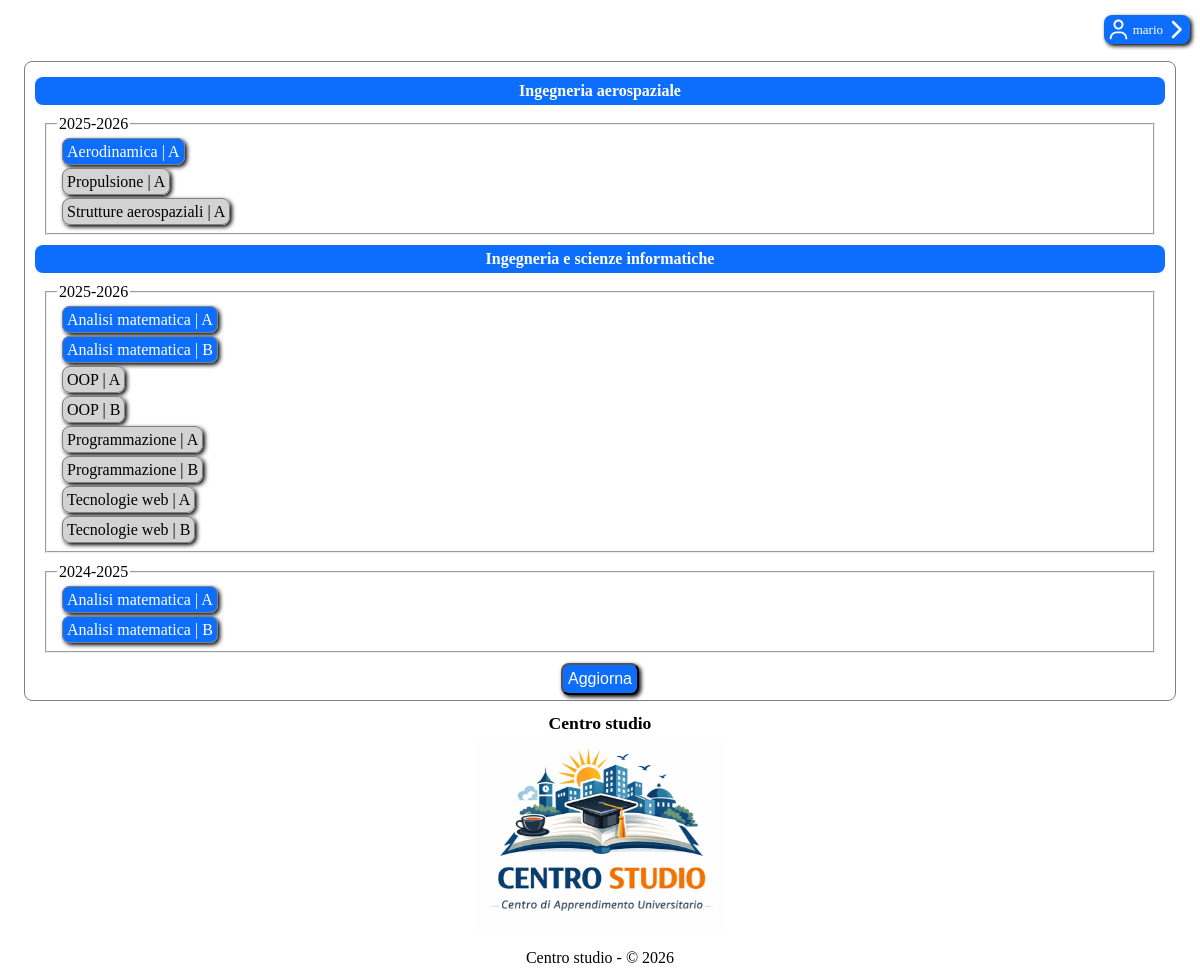
Screenshot of /classes.php (signed in) with the database file from the repository.
### tables this page shows
CREATE TABLE `classi` (
  `id` int(11) NOT NULL AUTO_INCREMENT,
  `corso_id` int(11) NOT NULL,
  `anno_accademico` varchar(255) NOT NULL,
  `nome` varchar(255) NOT NULL,
  `sezione` varchar(255) NOT NULL,
  `professore` varchar(255) NOT NULL,
  `assistente` varchar(255) DEFAULT NULL,
  PRIMARY KEY (`id`),
  UNIQUE KEY `IDCLASSI` (`corso_id`,`anno_accademico`,`nome`,`sezione`),
  KEY `FKrefers` (`anno_accademico`),
  KEY `FKcorso` (`corso_id`),
  KEY `FKassistente_idx` (`assistente`),
  KEY `FKprofessore_idx` (`professore`),
  CONSTRAINT `FKassistente` FOREIGN KEY (`assistente`) REFERENCES `assistenti` (`email`),
  CONSTRAINT `FKprofessore` FOREIGN KEY (`professore`) REFERENCES `professori` (`email`),
  CONSTRAINT `FKrefers` FOREIGN KEY (`anno_accademico`) REFERENCES `anni_accademici` (`anno`),
  CONSTRAINT `FKrelated` FOREIGN KEY (`corso_id`) REFERENCES `corsi` (`id`)
);

### classes.php (called while the page is built, shortened)
<?php
require_once "utils/bootstrap.php";
if (isAdmin()) {
    $userClasses = [];
} else {
        $userClasses = array_column(
        $dbh->getUserClassesByEmail($_SESSION["email"]),
        "classe_id"
    );
}
$courses = [];
foreach ($dbh->getAllCourses(isAdmin() ? 0 : $_SESSION["email"]) as $corso) {
    $ris = $dbh->getClassesByCourseID($corso["corso_id"]);
    $temporaneo = [];
    foreach ($ris as $elemento) {
        if (in_array($elemento["id"], $userClasses)) {
            $elemento["checked"] = true;
        } else {
            $elemento["checked"] = false;
        }
    $temporaneo[$elemento["anno_accademico"]][] = $elemento;
    }
    $courses[$corso["corso_nome"]] = $temporaneo;
}
    $templateParams["title"] = "Centro studio - Classi";
$templateParams["main"] = "template/classes.php";
$templateParams["css"] = ["css/classes.css"];
require "template/skeleton.php";
?>

### utils/functions.php (called while the page is built, shortened)
<?php
function isUserLoggedIn(){
    return !empty($_SESSION['email']);
}
function isAdmin(){
    return isset($_SESSION["amministratore"]) && $_SESSION["amministratore"] === true;
}
?>

### utils/bootstrap.php (called while the page is built, shortened)
<?php
require_once(__DIR__."/functions.php");
require_once(__DIR__."/../db/db.php");
$dbHost = getenv('DB_HOST') ?: 'localhost';
$dbUser = getenv('DB_USER') ?: 'root';
$dbPass = getenv('DB_PASS') ?: '';
$dbName = getenv('DB_NAME') ?: 'centrostudio';
$dbPort = getenv('DB_PORT') ?: 3306;
$dbh = new DatabaseHelper($dbHost, $dbUser, $dbPass, $dbName, $dbPort);
?>

### db/db.php (called while the page is built, shortened)
<?php
class DatabaseHelper{
    private $db;
    public function __construct($servername, $username, $password, $dbname, $port){
        $this->db = new mysqli($servername, $username, $password, $dbname, $port);
    }
    public function getAllCourses($email=0){
        if($email!=0){
            $query = "SELECT corsi_dei_clienti.corso_id AS corso_id, corsi.nome AS corso_nome FROM corsi, corsi_dei_clienti WHERE corsi_dei_clienti.email = ? AND corsi_dei_clienti.corso_id = corsi.id ORDER BY corso_nome ASC";
            $stmt = $this->db->prepare($query);
            $stmt->bind_param('s', $email);
            $stmt->execute();
            $risultato = $stmt->get_result();
        } else {
            $query = "SELECT id AS corso_id, nome AS corso_nome FROM corsi ORDER BY corso_nome ASC";
            $stmt = $this->db->prepare($query);
            $stmt->execute();
            $risultato = $stmt->get_result();
        }
        return $risultato->fetch_all(MYSQLI_ASSOC);
    }
    public function getClassesByCourseID(int $course_id, string $year = null): array {
    $query = "SELECT id, nome, sezione, anno_accademico, professore, assistente, corso_id FROM classi WHERE corso_id = ?";
        $stmt = $this->db->prepare($query);
        if ($year != null) {
            $stmt->bind_param('is', $course_id, $year);
        } else {
            $stmt->bind_param('i', $course_id);
        }
        $stmt->execute();
        $risultato = $stmt->get_result();
        return $risultato->fetch_all(MYSQLI_ASSOC);
    }
}
?>

### template/classes.php (the view, shortened to what this page needs)
<?php
$courses = isset($courses) && is_array($courses) ? $courses : [];
?>
        <form action="<?php echo isAdmin() ? "#" : "classes.php"; ?>" method="POST">
            <?php foreach($courses as $corso => $years): ?>
                <h2><?php echo htmlspecialchars($corso); ?></h2>
                <?php krsort($years); foreach($years as $year => $classes): ?>
                <fieldset>
                    <legend><?php echo htmlspecialchars($year); ?></legend>
                    <ul>
                    <?php foreach($classes as $classe):
                        $classe = is_array($classe) ? $classe : [];
                        $cid = isset($classe["id"]) ? $classe["id"] : '';
                        $cnome = isset($classe["nome"]) ? $classe["nome"] : '';
                        $csezione = isset($classe["sezione"]) ? $classe["sezione"] : '';
                    ?>
                    <li>
                        <label <?php if (!isAdmin()) echo "for=\"classe_" . htmlspecialchars($cid) . "\""; ?>>
                                <?php if (isAdmin()): ?>
                                    <a href="class.php?classe_id=<?php echo urlencode($cid);
                                    ?>"><?php echo htmlspecialchars($cnome); ?> | <?php echo htmlspecialchars($csezione); ?></a>
                            <?php else: ?>
                                ?> /><?php
                                echo htmlspecialchars($cnome); ?> | <?php echo htmlspecialchars($csezione);
                            endif; ?>
                        </label>
                    </li>
                    <?php endforeach; ?>
                    </ul>
                </fieldset>
                <?php endforeach; ?>
            <?php endforeach; ?>
            <?php if (!isAdmin() && count($courses) > 0): ?>
            <div>
                <input type="submit" name="submit" value="Aggiorna" />
            </div>
            <?php endif; ?>
        </form>

### template/skeleton.php (shortened to what this page needs)
<!DOCTYPE html>
<html lang="it">
<head>
    <link rel="stylesheet" type="text/css" href="./css/common.css" />
    <?php
    if (isset($templateParams["css"])):
        foreach($templateParams["css"] as $foglioStile):
    ?>
    <link rel="stylesheet" type="text/css" href="<?php echo $foglioStile; ?>" />
    <?php
        endforeach;
    endif;
    ?>
</head>
<?php
$bodyClass = '';
$hideBrand = false;
?>
<body<?php echo $bodyClass; ?>>
    <header>
        <nav>
            <ul>
                <li hidden><a href="help.php">Guida</a></li><?php
                    if (!isUserLoggedIn()):
                ?><li><a href="login.php">Accedi</a></li><li class="brand-button"><a class="brand-text" href="register.php">Registrati</a></li><?php
                    else:
                        if (isAdmin()):
                ?><li class="brand-button"><a href="admin.php" class="brand-text"><?php
                            $img_src = isset($_SESSION["img_profilo"]) && !empty($_SESSION["img_profilo"]) ? "uploads/media/" . $_SESSION["img_profilo"] : "uploads/static/icons/user.svg";
                            echo '<img src="' . htmlspecialchars($img_src, ENT_QUOTES) . '" alt="Foto profilo utente" />' . htmlspecialchars($_SESSION["nome_utente"]);
                        ?></a></li>
                            <li><a class="logout-text" href="logout.php">Esci<img src="./uploads/static/icons/arrow-right-from-bracket.svg" alt="Icona esci" /></a></li><?php
                        elseif(!isset($templateParams["in_user_page"]) || !$templateParams["in_user_page"]):
                ?><li class="brand-button"><p class="brand-text"><?php
                        $img_src = isset($_SESSION["img_profilo"]) && !empty($_SESSION["img_profilo"]) ? "uploads/media/" . $_SESSION["img_profilo"] : "uploads/static/icons/user.svg";
                        echo '<img src="' . htmlspecialchars($img_src, ENT_QUOTES) . '" alt="Foto profilo utente" />' . htmlspecialchars($_SESSION["nome_utente"]) . '<img src="./uploads/static/icons/chevron-right.svg" alt="Icona menu" />';
                        ?></p></li><?php
                        else:
                ?><li><a class="logout-text" href="logout.php">Esci<img src="./uploads/static/icons/arrow-right-from-bracket.svg" alt="Icona esci" /></a></li><?php
                        endif;
                    endif;
                ?>
            </ul>
        </nav>
    </header>
    <main>
        <?php
        if (isset($templateParams["main"])) {
            require($templateParams["main"]);
        }
        ?>
    </main>
    <?php if (!$hideBrand): ?>
    <footer>
    <a class="brand-link" href="index.php">
        <h1 class="brand-title">Centro studio</h1>
        <img class="brand-logo" src="./uploads/static/centro-studio.png" alt="Centro studio logo" />
    </a>
    <p>Centro studio - &copy; 2026</p>
    </footer>
    <?php endif; ?>
</body>
</html>

### css/common.css (style rules this page uses)
:root { --primary-bg: white; --secondary-bg: lightgray; --primary-fg: black; --brand-bg: #0d6efd; --brand-bg-hover: #0b5ed7; --brand-fg: white; --border: gray; --logout-fg: red; }
body, header, h1, ul { margin: 0; padding: 0; }
body { display: flex; flex-direction: column; min-height: 100vh; background-color: var(--secondary-bg); }
body > header, body > footer { background-color: var(--primary-bg); }
body > header { position: sticky; top: 0; z-index: 1; display: flex; padding: 10px 10px; }
body > header > nav { align-items: center; justify-content: flex-end; display: flex; width: 100%; padding: 5px 0; position: relative; }
body > header > nav > ul { list-style: none; gap: 4px; height: 100%; }
body > header > nav > ul { display: inline-flex; }
body > header > nav > ul li { border: 1px solid var(--border); border-radius: 8px; box-shadow: 2px 2px 4px; }
body > header > nav ul li a, body > header > nav ul li p { align-items: center; display: inline-flex; text-decoration: none; color: var(--primary-fg); height: 100%; width: 100%; padding: 0 2px; font-size: small; margin: 0; }
body > header > nav ul li img { width: 25px; border-radius: 8px; }
body > header > nav ul li img:first-child { margin-right: 2px; }
.brand-button { background: var(--brand-bg); border: 0; }
.brand-text { color: var(--brand-fg); }
body > main { background-color: var(--primary-bg); flex: 1; }
body > footer { text-align: center; width: 100%; }
.brand-link { display: inline-block; text-decoration: none; color: inherit; }
.brand-title { margin: 10px 0 6px 0; font-size: 1.1rem; text-decoration: underline; }
.brand-logo { display: block; max-width: 420px; width: 60%; height: auto; margin: 0 auto 8px auto; }
.brand-link { display: inline-block; text-decoration: none; color: inherit; transition: transform 220ms ease; }
.brand-title { margin: 10px 0 6px 0; font-size: 1.1rem; text-decoration: none; text-decoration-thickness: 2px; transition: transform 220ms ease, color 220ms ease, text-decoration-color 220ms ease; will-change: transform; }
.brand-logo { transition: transform 220ms ease, filter 220ms ease; will-change: transform; }
body > footer > p { margin: 10px 0; }

### css/classes.css (style rules this page uses)
form { margin: 2px 2%; border: 1px solid var(--border); border-radius: 8px; padding: 5px 10px; }
form h2 { border-radius: 8px; background: var(--brand-bg); color: var(--brand-fg); margin: 10px 0; padding: 5px 0; text-align: center; font-size: medium; }
form fieldset { margin: 0 10px 10px 10px; padding: 5px 10px; }
form fieldset ul { list-style: none; }
form fieldset ul li { padding: 5px; margin-bottom: 2px; }
form fieldset ul li label { padding: 4px; border: 1px solid var(--border); border-radius: 8px; background: var(--secondary-bg); box-shadow: 2px 2px 4px black; user-select: none; }
form fieldset ul li label:has(input:checked) { background: var(--brand-bg); color: var(--brand-fg); }
form div { position: sticky; bottom: 25px; right: 25px; z-index: 1; display: flex; justify-content: center; }
form div input { padding: 5px; background: var(--brand-bg); color: var(--brand-fg); border-radius: 8px; font-size: medium; box-shadow: 2px 2px 4px black; }

### rows the page displays
classi: nome "Aerodinamica", sezione "A"
classi: nome "Propulsione", sezione "A"
classi: nome "Strutture aerospaziali", sezione "A"
classi: nome "Analisi matematica", sezione "B"
classi: nome "OOP", sezione "A"
classi: nome "OOP", sezione "B"
classi: nome "Programmazione", sezione "A"
classi: nome "Programmazione", sezione "B"
classi: nome "Tecnologie web", sezione "A"
classi: nome "Tecnologie web", sezione "B"
classi: nome "Analisi matematica", sezione "A"
classi: nome "Analisi matematica", sezione "B"

### other values shown
$_SESSION["nome_utente"] "mario"
$corso "Ingegneria aerospaziale"
$year "2025-2026"
$corso "Ingegneria e scienze informatiche"
$cnome "Analisi matematica"
$csezione "A"
$year "2024-2025"
